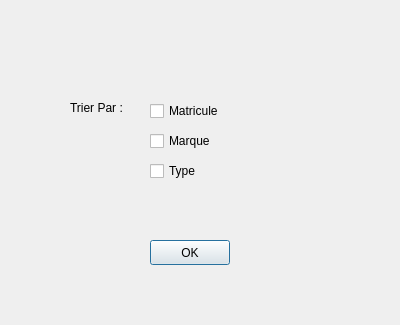
<?xml version="1.0" encoding="UTF-8"?>
<ui version="4.0">
 <class>Trier</class>
 <widget class="QDialog" name="Trier">
  <property name="geometry">
   <rect>
    <x>0</x>
    <y>0</y>
    <width>400</width>
    <height>325</height>
   </rect>
  </property>
  <property name="windowTitle">
   <string>Trier</string>
  </property>
  <widget class="QLabel" name="label">
   <property name="geometry">
    <rect>
     <x>70</x>
     <y>100</y>
     <width>56</width>
     <height>16</height>
    </rect>
   </property>
   <property name="text">
    <string>Trier Par :</string>
   </property>
  </widget>
  <widget class="QCheckBox" name="checkBox">
   <property name="geometry">
    <rect>
     <x>150</x>
     <y>100</y>
     <width>85</width>
     <height>22</height>
    </rect>
   </property>
   <property name="text">
    <string>Matricule</string>
   </property>
  </widget>
  <widget class="QCheckBox" name="checkBox_2">
   <property name="geometry">
    <rect>
     <x>150</x>
     <y>130</y>
     <width>85</width>
     <height>22</height>
    </rect>
   </property>
   <property name="text">
    <string>Marque </string>
   </property>
  </widget>
  <widget class="QCheckBox" name="checkBox_3">
   <property name="geometry">
    <rect>
     <x>150</x>
     <y>160</y>
     <width>85</width>
     <height>22</height>
    </rect>
   </property>
   <property name="text">
    <string>Type</string>
   </property>
  </widget>
  <widget class="QPushButton" name="pushButton">
   <property name="geometry">
    <rect>
     <x>150</x>
     <y>240</y>
     <width>80</width>
     <height>25</height>
    </rect>
   </property>
   <property name="text">
    <string>OK</string>
   </property>
  </widget>
 </widget>
 <resources/>
 <connections/>
</ui>
